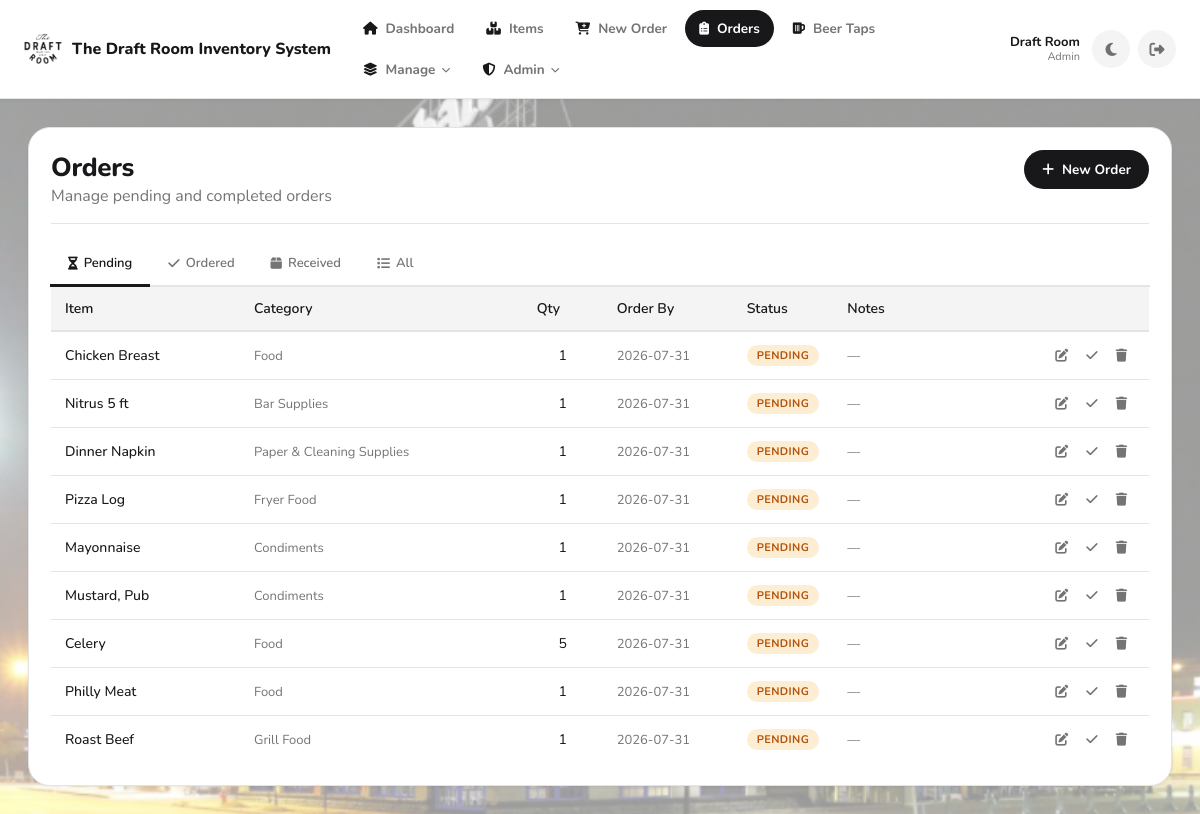
The page /orders (signed in) on the database as committed earlier.
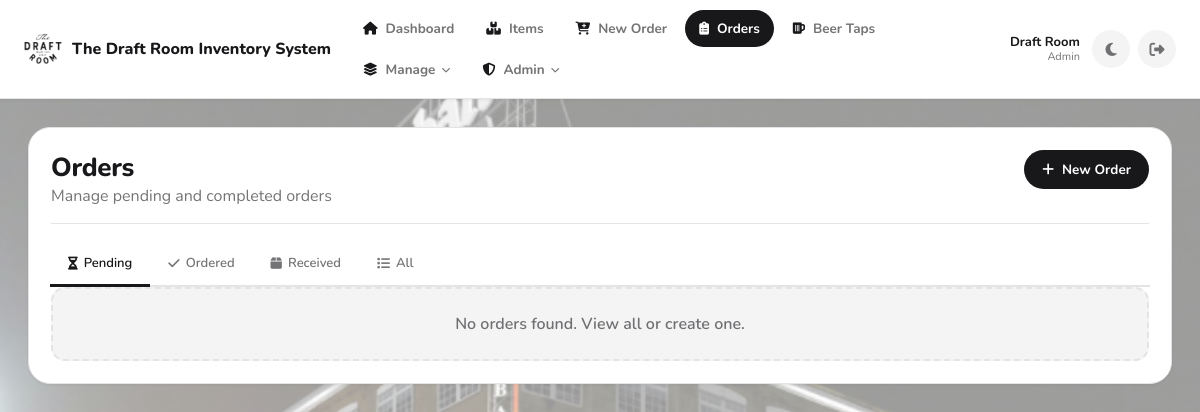
The same page on the database as committed later.
### app.py (models this page shows)
class Order(db.Model):
    __tablename__ = "orders"
    id = db.Column(db.Integer, primary_key=True)
    item_id = db.Column(db.Integer, db.ForeignKey("items.id"), nullable=False)
    item = db.relationship("Item", backref="orders")
    quantity = db.Column(db.Integer, nullable=False, default=0)
    order_date = db.Column(db.Date, nullable=True)
    notes = db.Column(db.String(400), nullable=True)
    status = db.Column(db.String(20), nullable=False, default="pending")  # pending|ordered|received|cancelled
    created_at = db.Column(db.DateTime, nullable=False, default=utcnow)
    updated_at = db.Column(db.DateTime, nullable=False, default=utcnow, onupdate=utcnow)

class Item(db.Model):
    __tablename__ = "items"
    id = db.Column(db.Integer, primary_key=True)
    name = db.Column(db.String(200), nullable=False)
    category = db.Column(db.String(120), nullable=False)
    prep_type = db.Column(db.String(50), nullable=False, default="generic")
    supplier_id = db.Column(db.Integer, db.ForeignKey("suppliers.id"), nullable=True)
    supplier = db.relationship("Supplier", back_populates="items")
    unit = db.Column(db.String(50), nullable=True)
    default_units_per_box = db.Column(
    db.Integer,
    nullable=True,
)
    multiplier = db.Column(db.Float, nullable=True)
    raw_freezer_days = db.Column(db.Integer, nullable=True)
    raw_cooler_days = db.Column(db.Integer, nullable=True)
    raw_out_days = db.Column(db.Integer, nullable=True)
    prepped_freezer_days = db.Column(db.Integer, nullable=True)
    prepped_cooler_days = db.Column(db.Integer, nullable=True)
    prepped_out_days = db.Column(db.Integer, nullable=True)
    sales_mode = db.Column(db.String(40), nullable=True)
    pack1_label = db.Column(db.String(80), nullable=True)
    pack1_mult  = db.Column(db.Integer, nullable=True)
    pack2_label = db.Column(db.String(80), nullable=True)
    pack2_mult  = db.Column(db.Integer, nullable=True)
    pack3_label = db.Column(db.String(80), nullable=True)
    pack3_mult  = db.Column(db.Integer, nullable=True)
    pack4_label = db.Column(db.String(80), nullable=True)
    pack4_mult  = db.Column(db.Integer, nullable=True)
    main_bar_on_hand = db.Column(
        db.Integer,
        nullable=False,
        default=0,
        server_default=db.text("0"),
    )
    low_bar_on_hand = db.Column(
        db.Integer,
        nullable=False,
        default=0,
        server_default=db.text("0"),
    )
    on_hand_count = db.Column(
        db.Integer,
        nullable=False,
        default=0,
        server_default=db.text("0"),
    )
    par_level = db.Column(db.Integer, nullable=True)
    created_at = db.Column(db.DateTime, nullable=False, default=datetime.utcnow)

### app.py (the view)
@app.get("/orders")
def view_orders():
    guard = require_view_access()
    if guard:
        return guard
    status_filter = request.args.get("status", "pending")
    query = Order.query.join(Item)
    if status_filter and status_filter != "all":
        query = query.filter(Order.status == status_filter)
    orders = query.order_by(Order.created_at.desc()).all()
    beer_query = BeerOrder.query.join(Beer)
    if status_filter and status_filter != "all":
        beer_query = beer_query.filter(BeerOrder.status == status_filter)
    beer_orders = beer_query.order_by(BeerOrder.created_at.desc()).all()
    return render_template("orders.html", orders=orders, beer_orders=beer_orders, status_filter=status_filter)

### app.py (called while the page is built)
@app.after_request
def add_security_headers_response(response):
    response.headers["X-Frame-Options"] = "SAMEORIGIN"
    response.headers["X-XSS-Protection"] = "1; mode=block"
    response.headers["X-Content-Type-Options"] = "nosniff"
    response.headers["Content-Security-Policy"] = (
        "default-src 'self'; "
        "script-src 'self' 'unsafe-inline' https://cdnjs.cloudflare.com; "
        "style-src 'self' 'unsafe-inline' https://cdnjs.cloudflare.com; "
        "font-src 'self' https://cdnjs.cloudflare.com; "
        "img-src 'self' data:; "
        "connect-src 'self'; "
        "frame-ancestors 'self'"
    )
    response.headers["Referrer-Policy"] = "strict-origin-when-cross-origin"
    response.headers["Permissions-Policy"] = (
        "geolocation=(), "
        "microphone=(), "
        "camera=(), "
        "payment=()"
    )
    return response

def utcnow() -> datetime:
    return datetime.now(timezone.utc)

def current_user() -> Optional["User"]:
    uid = session.get("user_id")
    if not uid:
        return None
    try:
        return User.query.get(int(uid))
    except Exception:
        return None

### templates/orders.html (shortened to what this page needs)
{% extends "base.html" %}
{% block content %}
<section class="card">
  <div class="cardhead">
    <div>
      <h1>Orders</h1>
      <span class="muted">Manage pending and completed orders</span>
    </div>
    <a href="/order" class="btn primary"><i class="fas fa-plus"></i> New Order</a>
  </div>
  <div style="display:flex; gap:0; border-bottom:2px solid var(--stroke); margin:0 -1px;">
    <a href="/orders?status=pending"
       class="otab {% if status_filter == 'pending' %}otab-active{% endif %}">
      <i class="fas fa-hourglass-half"></i> Pending
    </a>
    <a href="/orders?status=ordered"
       class="otab {% if status_filter == 'ordered' %}otab-active{% endif %}">
      <i class="fas fa-check"></i> Ordered
    </a>
    <a href="/orders?status=received"
       class="otab {% if status_filter == 'received' %}otab-active{% endif %}">
      <i class="fas fa-box"></i> Received
    </a>
    <a href="/orders?status=all"
       class="otab {% if status_filter == 'all' %}otab-active{% endif %}">
      <i class="fas fa-list"></i> All
    </a>
  </div>
  {% if orders %}
  <div style="overflow-x:auto;">
    <table class="otable">
      <thead>
        <tr>
          <th>Item</th>
          <th>Category</th>
          <th class="col-sm">Qty</th>
          <th class="col-md">Order By</th>
          <th class="col-sm">Status</th>
          <th class="col-lg">Notes</th>
          <th class="col-act"></th>
        </tr>
      </thead>
      <tbody>
        {% for order in orders %}
        <tr class="order-row" data-order-id="{{ order.id }}">
          <td style="font-weight:500;">{{ order.item.name }}</td>
          <td class="muted" style="font-size:13px;">{{ order.item.category }}</td>
          <td class="col-sm" style="text-align:center;">{{ order.quantity }}</td>
          <td class="col-md muted" style="font-size:13px;">{{ order.order_date or '—' }}</td>
          <td class="col-sm">
            <span class="status-badge status-{{ order.status }}">{{ order.status.title() }}</span>
          </td>
          <td class="col-lg muted" style="font-size:13px;">{{ order.notes or '—' }}</td>
          <td class="col-act">
            <div style="display:flex; gap:2px; justify-content:center; align-items:center;">
              <a href="/order/{{ order.id }}/edit" class="oact" title="Edit">
                <i class="fas fa-edit"></i>
              </a>
              {% if order.status == 'pending' %}
              <button type="button" class="oact" data-action="check" title="Mark ordered">
                <i class="fas fa-check"></i>
              </button>
              {% endif %}
              <button type="button" class="oact danger" data-action="delete" title="Delete">
                <i class="fas fa-trash"></i>
              </button>
            </div>
          </td>
        </tr>
        {% endfor %}
      </tbody>
    </table>
  </div>
  {% else %}
  <div class="empty">
    No orders found.
    {% if status_filter and status_filter != 'all' %}
      <a href="/orders?status=all">View all</a> or
    {% endif %}
    <a href="/order">create one</a>.
  </div>
  {% endif %}
</section>
{% endblock %}

Rows that differ between the two databases and show on the page:
removed Order: item.name "Chicken Breast", item.category "Food", quantity "1", order_date "2026-07-31", status "PENDING", notes "—"
removed Order: item.name "Nitrus 5 ft", item.category "Bar Supplies", quantity "1", order_date "2026-07-31", status "PENDING", notes "—"
removed Order: item.name "Dinner Napkin", item.category "Paper & Cleaning Supplies", quantity "1", order_date "2026-07-31", status "PENDING", notes "—"
removed Order: item.name "Pizza Log", item.category "Fryer Food", quantity "1", order_date "2026-07-31", status "PENDING", notes "—"
removed Order: item.name "Mayonnaise", item.category "Condiments", quantity "1", order_date "2026-07-31", status "PENDING", notes "—"
removed Order: item.name "Mustard, Pub", item.category "Condiments", quantity "1", order_date "2026-07-31", status "PENDING", notes "—"
removed Order: item.name "Celery", item.category "Food", quantity "5", order_date "2026-07-31", status "PENDING", notes "—"
removed Order: item.name "Philly Meat", item.category "Food", quantity "1", order_date "2026-07-31", status "PENDING", notes "—"
removed Order: item.name "Roast Beef", item.category "Grill Food", quantity "1", order_date "2026-07-31", status "PENDING", notes "—"
Other text that changed with them:
text no longer shown: "Item Category Qty Order By Status Notes"
text now shown: "No orders found. View all or create one ."
